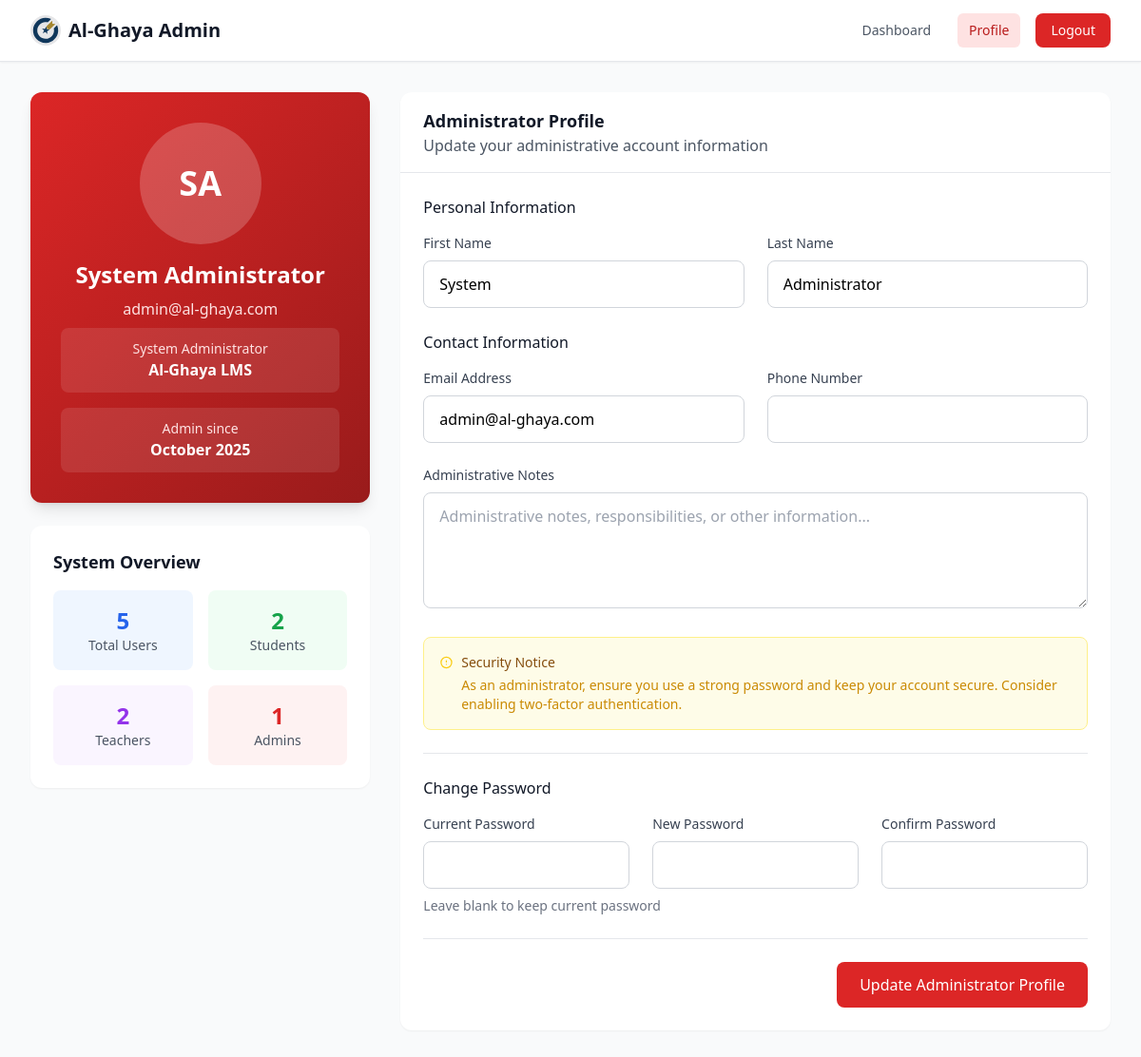
/pages/admin/admin-profile.php (signed in), run on the app's committed database.
### tables this page shows
CREATE TABLE `user` (
  `userID` int(11) NOT NULL,
  `email` varchar(255) NOT NULL,
  `password` varchar(255) DEFAULT NULL,
  `fname` varchar(100) DEFAULT NULL,
  `lname` varchar(100) DEFAULT NULL,
  `role` enum('student','teacher','admin') DEFAULT 'student',
  `level` int(11) DEFAULT 1,
  `points` int(11) DEFAULT 0,
  `proficiency` enum('beginner','intermediate','advanced') DEFAULT 'beginner',
  `profile_picture` varchar(255) DEFAULT NULL,
  `department` varchar(100) DEFAULT NULL,
  `experience` varchar(50) DEFAULT NULL,
  `bio` text DEFAULT NULL,
  `phone` varchar(20) DEFAULT NULL,
  `gender` enum('male','female','other') DEFAULT NULL,
  `dateCreated` timestamp NOT NULL DEFAULT current_timestamp(),
  `lastLogin` timestamp NULL DEFAULT NULL,
  `isActive` tinyint(1) DEFAULT 1
);

### pages/admin/admin-profile.php (the view, shortened to what this page needs)
<?php
include('../../php/dbConnection.php');
$userID = $_SESSION['userID'];
$userQuery = $conn->prepare("SELECT * FROM user WHERE userID = ?");
$userQuery->bind_param("i", $userID);
$userQuery->execute();
$user = $userQuery->get_result()->fetch_assoc();
$statsQuery = [
    'total_users' => $conn->query("SELECT COUNT(*) as count FROM user WHERE isActive = 1")->fetch_assoc()['count'],
    'total_students' => $conn->query("SELECT COUNT(*) as count FROM user WHERE role = 'student' AND isActive = 1")->fetch_assoc()['count'],
    'total_teachers' => $conn->query("SELECT COUNT(*) as count FROM user WHERE role = 'teacher' AND isActive = 1")->fetch_assoc()['count'],
    'total_admins' => $conn->query("SELECT COUNT(*) as count FROM user WHERE role = 'admin' AND isActive = 1")->fetch_assoc()['count']
];
?>
<!DOCTYPE html>
<html lang="en">
<head>
    <script src="https://cdn.tailwindcss.com"></script>
</head>
<body class="bg-gray-50">
    <nav class="bg-white shadow-sm border-b border-gray-200">
        <div class="max-w-7xl mx-auto px-4 sm:px-6 lg:px-8">
            <div class="flex justify-between h-16">
                <div class="flex items-center">
                    <img class="h-8 w-auto" src="../../images/al-ghaya_logoForPrint.svg" alt="Al-Ghaya">
                    <span class="ml-2 text-xl font-semibold text-gray-900">Al-Ghaya Admin</span>
                </div>
                <div class="flex items-center space-x-4">
                    <a href="admin-dashboard.php" class="text-gray-600 hover:text-gray-900 px-3 py-2 rounded-md text-sm font-medium">Dashboard</a>
                    <a href="admin-profile.php" class="bg-red-100 text-red-700 px-3 py-2 rounded-md text-sm font-medium">Profile</a>
                    <button onclick="confirmAdminSignOut()" class="bg-red-600 hover:bg-red-700 text-white px-4 py-2 rounded-lg text-sm font-medium transition duration-200">
                        Logout
                    </button>
                </div>
            </div>
        </div>
    </nav>
    <div class="max-w-7xl mx-auto py-8 px-4 sm:px-6 lg:px-8">
        <div class="grid grid-cols-1 lg:grid-cols-3 gap-8">
            <div class="lg:col-span-1">
                <div class="profile-card rounded-xl shadow-lg overflow-hidden text-white">
                    <div class="p-8 text-center">
                        <div class="w-32 h-32 rounded-full bg-white bg-opacity-20 flex items-center justify-center mx-auto mb-4">
                            <span class="text-4xl font-bold text-white">
                                <?= strtoupper(substr($user['fname'], 0, 1) . substr($user['lname'], 0, 1)) ?>
                            </span>
                        </div>
                        <h2 class="text-2xl font-bold mb-2"><?= htmlspecialchars($user['fname'] . ' ' . $user['lname']) ?></h2>
                        <p class="text-red-100 mb-2"><?= htmlspecialchars($user['email']) ?></p>
                        <div class="bg-white bg-opacity-10 rounded-lg p-3 mb-4">
                            <p class="text-sm text-red-100">System Administrator</p>
                            <p class="font-semibold">Al-Ghaya LMS</p>
                        </div>
                        <div class="bg-white bg-opacity-10 rounded-lg p-3">
                            <p class="text-sm text-red-100">Admin since</p>
                            <p class="font-semibold"><?= date('F Y', strtotime($user['dateCreated'])) ?></p>
                        </div>
                    </div>
                </div>
                <div class="mt-6 bg-white rounded-xl shadow-sm p-6">
                    <h3 class="text-lg font-semibold text-gray-900 mb-4">System Overview</h3>
                    <div class="grid grid-cols-2 gap-4">
                        <div class="text-center p-4 bg-blue-50 rounded-lg">
                            <p class="text-2xl font-bold text-blue-600"><?= $statsQuery['total_users'] ?></p>
                            <p class="text-sm text-gray-600">Total Users</p>
                        </div>
                        <div class="text-center p-4 bg-green-50 rounded-lg">
                            <p class="text-2xl font-bold text-green-600"><?= $statsQuery['total_students'] ?></p>
                            <p class="text-sm text-gray-600">Students</p>
                        </div>
                        <div class="text-center p-4 bg-purple-50 rounded-lg">
                            <p class="text-2xl font-bold text-purple-600"><?= $statsQuery['total_teachers'] ?></p>
                            <p class="text-sm text-gray-600">Teachers</p>
                        </div>
                        <div class="text-center p-4 bg-red-50 rounded-lg">
                            <p class="text-2xl font-bold text-red-600"><?= $statsQuery['total_admins'] ?></p>
                            <p class="text-sm text-gray-600">Admins</p>
                        </div>
                    </div>
                </div>
            </div>
            <div class="lg:col-span-2">
                <div class="bg-white rounded-xl shadow-sm">
                    <div class="px-6 py-4 border-b border-gray-200">
                        <h3 class="text-lg font-semibold text-gray-900">Administrator Profile</h3>
                        <p class="text-gray-600">Update your administrative account information</p>
                    </div>
                    <form method="POST" class="p-6 space-y-6" id="adminProfileForm">
                        <div>
                            <h4 class="text-md font-medium text-gray-900 mb-4">Personal Information</h4>
                            <div class="grid grid-cols-1 md:grid-cols-2 gap-6">
                                <div>
                                    <label for="first_name" class="block text-sm font-medium text-gray-700 mb-2">First Name</label>
                                    <input type="text" id="first_name" name="first_name" required
                                        value="<?= htmlspecialchars($user['fname']) ?>"
                                        class="w-full px-4 py-3 border border-gray-300 rounded-lg focus:ring-2 focus:ring-red-500 focus:border-transparent">
                                </div>
                                <div>
                                    <label for="last_name" class="block text-sm font-medium text-gray-700 mb-2">Last Name</label>
                                    <input type="text" id="last_name" name="last_name" required
                                        value="<?= htmlspecialchars($user['lname']) ?>"
                                        class="w-full px-4 py-3 border border-gray-300 rounded-lg focus:ring-2 focus:ring-red-500 focus:border-transparent">
                                </div>
                            </div>
                        </div>
                        <div>
                            <h4 class="text-md font-medium text-gray-900 mb-4">Contact Information</h4>
                            <div class="grid grid-cols-1 md:grid-cols-2 gap-6">
                                <div>
                                    <label for="email" class="block text-sm font-medium text-gray-700 mb-2">Email Address</label>
                                    <input type="email" id="email" name="email" required
                                        value="<?= htmlspecialchars($user['email']) ?>"
                                        class="w-full px-4 py-3 border border-gray-300 rounded-lg focus:ring-2 focus:ring-red-500 focus:border-transparent">
                                </div>
                                <div>
                                    <label for="phone" class="block text-sm font-medium text-gray-700 mb-2">Phone Number</label>
                                    <input type="tel" id="phone" name="phone"
                                        value="<?= htmlspecialchars($user['phone'] ?? '') ?>"
                                        class="w-full px-4 py-3 border border-gray-300 rounded-lg focus:ring-2 focus:ring-red-500 focus:border-transparent">
                                </div>
                            </div>
                        </div>
                        <div>
                            <label for="bio" class="block text-sm font-medium text-gray-700 mb-2">Administrative Notes</label>
                            <textarea id="bio" name="bio" rows="4"
                                class="w-full px-4 py-3 border border-gray-300 rounded-lg focus:ring-2 focus:ring-red-500 focus:border-transparent"
                                placeholder="Administrative notes, responsibilities, or other information..."><?= htmlspecialchars($user['bio'] ?? '') ?></textarea>
                        </div>
                        <div class="bg-yellow-50 border border-yellow-200 rounded-lg p-4">
                            <div class="flex">
                                <svg class="h-5 w-5 text-yellow-400 mr-2" fill="none" stroke="currentColor" viewBox="0 0 24 24">
                                    <path stroke-linecap="round" stroke-linejoin="round" stroke-width="2" d="M12 9v2m0 4h.01M21 12a9 9 0 11-18 0 9 9 0 0118 0z"></path>
                                </svg>
                                <div>
                                    <h4 class="text-sm font-medium text-yellow-800">Security Notice</h4>
                                    <p class="text-sm text-yellow-600 mt-1">As an administrator, ensure you use a strong password and keep your account secure. Consider enabling two-factor authentication.</p>
                                </div>
                            </div>
                        </div>
                        <div class="border-t border-gray-200 pt-6">
                            <h4 class="text-md font-medium text-gray-900 mb-4">Change Password</h4>
                            <div class="grid grid-cols-1 md:grid-cols-3 gap-6">
                                <div>
                                    <label for="current_password" class="block text-sm font-medium text-gray-700 mb-2">Current Password</label>
                                    <input type="password" id="current_password" name="current_password"
                                        class="w-full px-4 py-3 border border-gray-300 rounded-lg focus:ring-2 focus:ring-red-500 focus:border-transparent">
                                </div>
                                <div>
                                    <label for="new_password" class="block text-sm font-medium text-gray-700 mb-2">New Password</label>
                                    <input type="password" id="new_password" name="new_password"
                                        class="w-full px-4 py-3 border border-gray-300 rounded-lg focus:ring-2 focus:ring-red-500 focus:border-transparent">
                                </div>
                                <div>
                                    <label for="confirm_password" class="block text-sm font-medium text-gray-700 mb-2">Confirm Password</label>
                                    <input type="password" id="confirm_password" name="confirm_password"
                                        class="w-full px-4 py-3 border border-gray-300 rounded-lg focus:ring-2 focus:ring-red-500 focus:border-transparent">
                                </div>
                            </div>
                            <p class="mt-2 text-sm text-gray-500">Leave blank to keep current password</p>
                        </div>
                        <div class="flex justify-end pt-6 border-t border-gray-200">
                            <button type="submit" name="update_profile"
                                class="px-6 py-3 bg-red-600 hover:bg-red-700 text-white rounded-lg font-medium transition duration-200"
                                onclick="return confirmProfileUpdate()">
                                Update Administrator Profile
                            </button>
                        </div>
                    </form>
                </div>
            </div>
        </div>
    </div>
</body>
</html>

### pages/admin/admin-profile.php (style rules this page uses)
.profile-card { background: linear-gradient(135deg, #dc2626 0%, #991b1b 100%); }

### data on the page
user: fname+lname "SA", fname+lname "System Administrator", email "admin@al-ghaya.com", dateCreated "October 2025", first_name "System", last_name "Administrator"

### other printed values
$statsQuery['total_users'] "5"
$statsQuery['total_students'] "2"
$statsQuery['total_teachers'] "2"
$statsQuery['total_admins'] "1"
